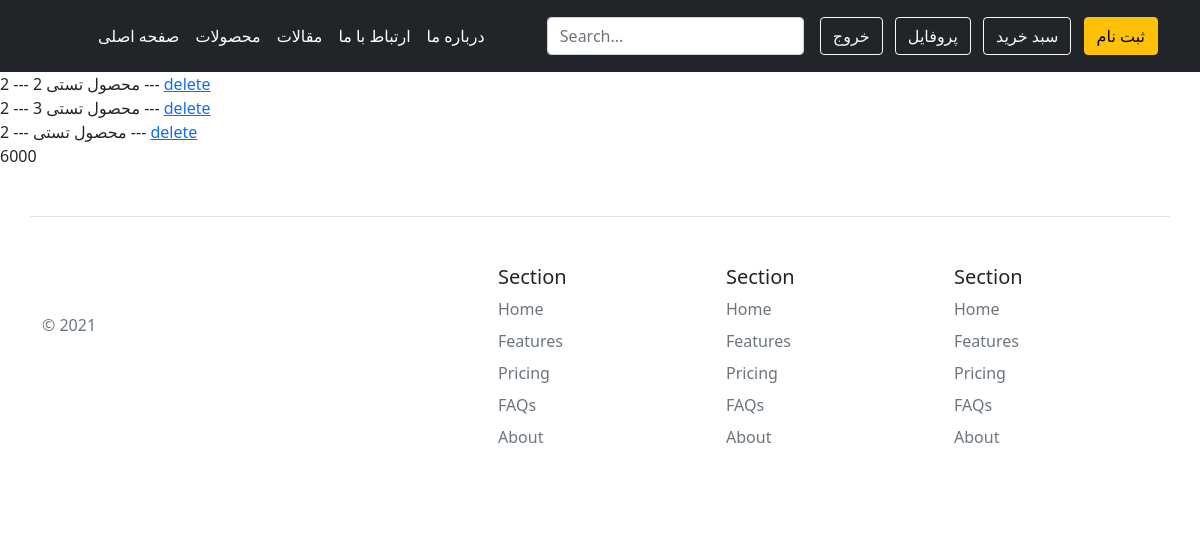
Page /orders/ (signed in) on the earlier database version.
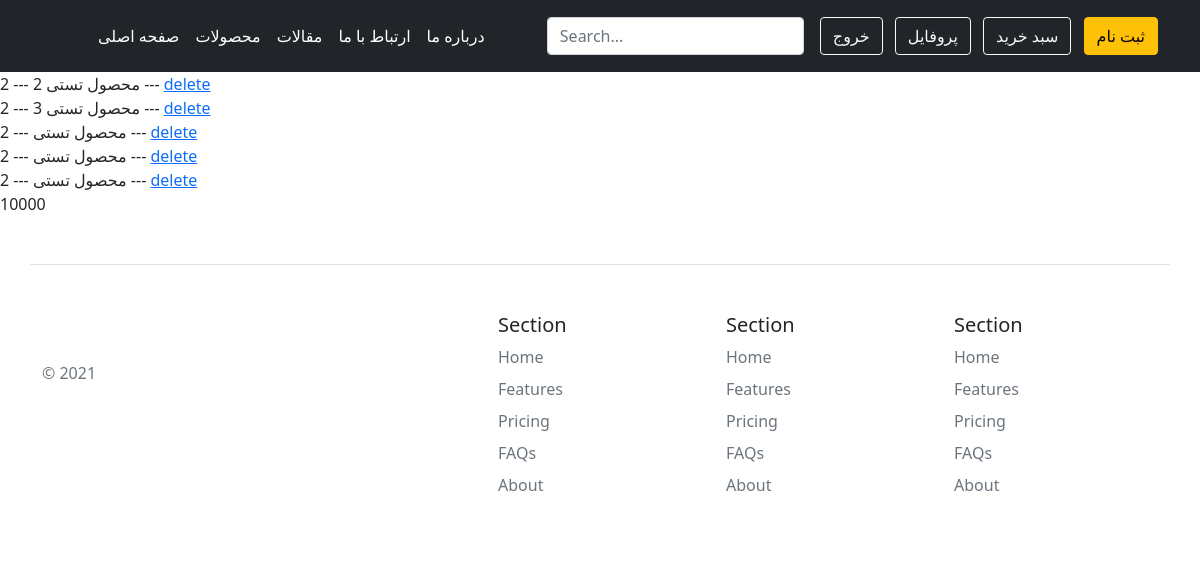
Same page on the later database version.
### order/models.py (models this page shows, shortened)
class Order(models.Model):
    card = models.ForeignKey(Card, on_delete=models.CASCADE, verbose_name="سبد خرید")
    product = models.ForeignKey(Product, on_delete=models.CASCADE, verbose_name="محصول")
    price = models.IntegerField(verbose_name="قیمت")
    count = models.IntegerField(verbose_name="تعداد")
    class Meta:
        verbose_name = "جزییات سبد خرید"
        verbose_name_plural = "اطلاعات سبد های خرید کاربران"

### product/models.py (models this page shows, shortened)
class Product(models.Model):
    TYPE = (("جدید", "بله"), (" ", "خیر"))
    title = models.CharField(max_length=200, verbose_name="عنوان محصول",default="")
    description = models.TextField(verbose_name="توضیحات محصول")
    price = models.IntegerField(default="1000", blank=True, null=True, verbose_name="قیمت")
    product_size = models.CharField(max_length=500, verbose_name="سایز محصول")
    color = models.CharField(max_length=200, verbose_name="رنگ", blank=True, null=True)
    image = models.ImageField(upload_to="products", blank=True, null=True, verbose_name="تصویر محصول")
    brand = models.CharField(max_length=200, verbose_name="برند")
    new_type = models.CharField(max_length=200, choices=TYPE, default="no", verbose_name="جدید")
    special = models.BooleanField(default=False, verbose_name="محصول ویژه")
    categories = models.ManyToManyField(Category, verbose_name="دسته بندی ها")
    active = models.BooleanField(default=False, verbose_name="موجود / ناموجود")
    view = models.IntegerField(default=0, verbose_name="تعداد بازدید")
    objects = ProductManager()
    class Meta:
        verbose_name = "محصول"
        verbose_name_plural = "محصولات"
    def __str__(self):
        return self.title

### order/views.py (the view)
# urls.py: path('orders/',order,name='orders'),
@login_required(login_url="login")
def order(request):
    card = Card.objects.get(user=request.user)
    orders = Order.objects.filter(card=card)
    price = 0
    for order in orders:
        price += order.price * order.count
    context = {
        'orders' : orders,
        'price':price
    }
    return render(request,'order/card.html',context)

### order/templates/order/card.html
{% extends 'base/main.html' %}
{% block body %}
{% for order in orders %}
{% if order.count != 0 %}
{{order.product}} --- {{order.count}} --- <a href="{% url 'delete' order.id %}">delete</a> <br>
{% endif %}
{% endfor %}
{{price}}
{% endblock body %}

Differences in the rows shown:
added Order: product "محصول تستی", count "2"
added Order: product "محصول تستی", count "2"
Other differences:
{{ price }}: "6000" → "10000"
